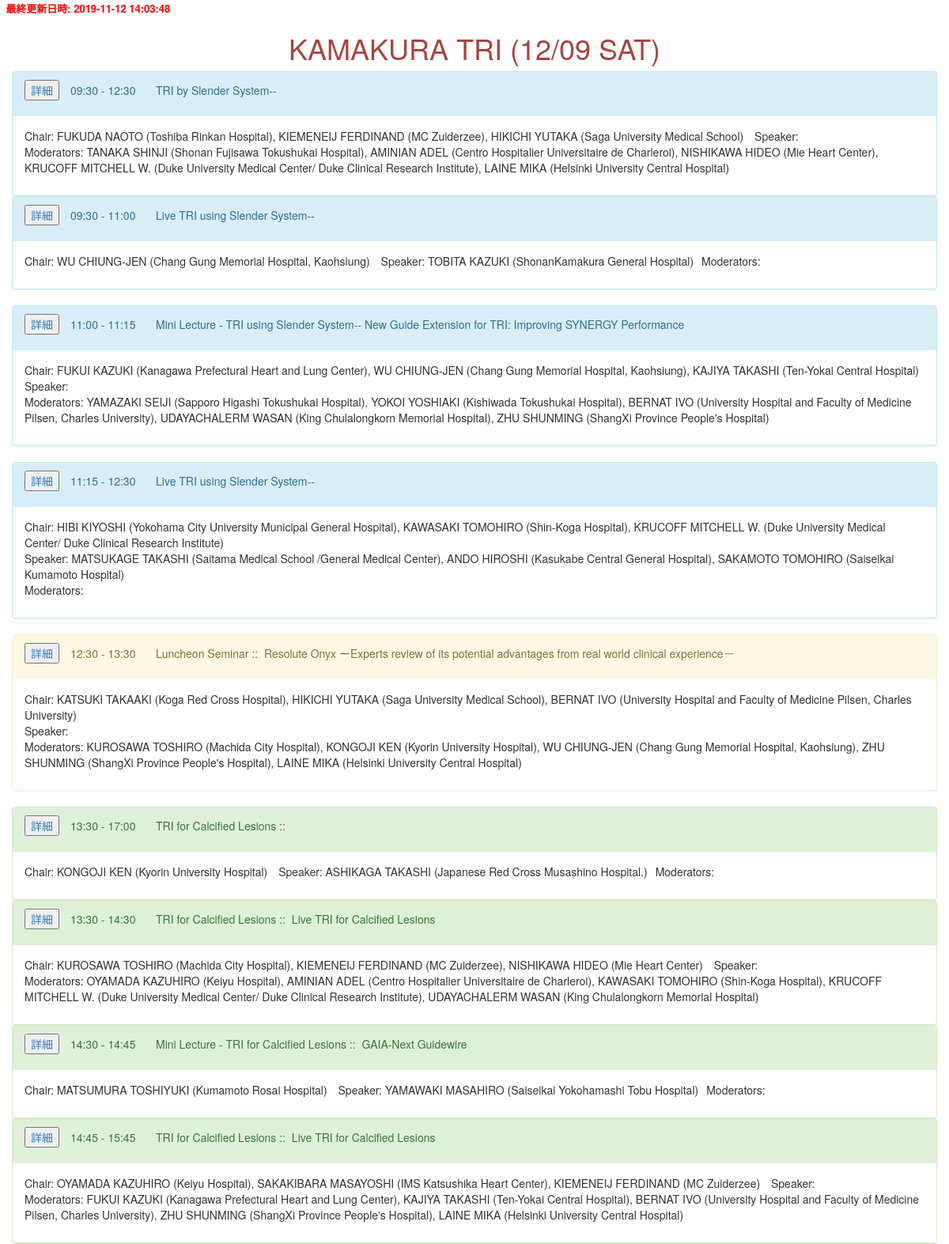
Page /25th/db_read/tri_session_all_read1.php (upper part) on the committed database.
### tables this page shows
CREATE TABLE IF NOT EXISTS `session_tbls` (
  `id` int(11) NOT NULL auto_increment,
  `sessionNo` tinyint(2) NOT NULL default '0',
  `begin` time NOT NULL default '00:00:00',
  `duration` int(5) NOT NULL default '0',
  `sessionTitle` varchar(300) NOT NULL default '',
  `cosponsor` varchar(200) NOT NULL default '',
  `lectureTitle` varchar(300) NOT NULL default '',
  `venue` varchar(50) NOT NULL default '',
  `description` text NOT NULL,
  `changed` datetime NOT NULL default '0000-00-00 00:00:00',
  `class` varchar(10) default NULL,
  `year` int(4) default '0',
  `day` date NOT NULL default '2017-12-09',
  PRIMARY KEY  (`id`)
);

### utilities/lib.php (called while the page is built, shortened)
<?php
	function _Q($argv) {
		return htmlentities($argv, ENT_QUOTES, 'UTF-8');
	}
	function makeCommonSessionListTRI($pdo, $sessionNo, $role_kind, $class, $this_year) {
		$sql = "SELECT * FROM `doctor_tbls` INNER JOIN `role_tbls` ON `doctor_tbls`.`id` = `role_tbls`.`dr_tbl_id` ";
		$sql .= "WHERE `role_tbls`.`sessionNo` = :sessionNo AND `role_tbls`.`role_kind` = :role_kind AND ";
		$sql .= "`role_tbls`.`class` = :class AND `role_tbls`.`year` = :year;";
		$stmt = $pdo->prepare($sql);
		$stmt->bindValue(":sessionNo", $sessionNo, PDO::PARAM_INT);
		$stmt->bindValue(":role_kind", $role_kind, PDO::PARAM_INT);
		$stmt->bindValue(":class", $class, PDO::PARAM_STR);
		$stmt->bindValue(":year", $this_year, PDO::PARAM_STR);
		$stmt->execute();
		$rolers = $stmt->fetchAll(PDO::FETCH_ASSOC);
		$roler_list = '';
		foreach ($rolers as $roler) {
			$roler_list .= $roler['english_sirname'].' '.$roler['english_firstname'];
			$roler_list .= ' ('.$roler['hp_name_english'].'), ';
		}
		$roler_list = rtrim($roler_list, ', ');
		return $roler_list;
	}
?>

### utilities/config.php (called while the page is built, shortened)
<?php
$this_year = '2018';
?>

### 25th/db_read/tri_session_all_read1.php (the view, shortened to what this page needs)
<?php
require_once( '../../utilities/config.php' );
require_once( '../../utilities/lib.php' );
try {
	$pdo = new PDO( "mysql:host=$db_host;dbname=$db_name_sessions;charset=utf8", $db_user, $db_password );
} catch ( PDOException $e ) {
	die( $e->getMessage() );
}
$stmt = $pdo->prepare( "SELECT * FROM `session_tbls`WHERE `class` = 'tri' AND `year` = '2017' ORDER BY `sessionNo` ASC;" );
$flag = $stmt->execute();
$rows = $stmt->fetchAll( PDO::FETCH_ASSOC );
$stmt = $pdo->prepare( "SELECT MAX(`changed`) FROM `session_tbls`;" );
$stmt->execute();
$row_come = $stmt->fetch( PDO::FETCH_ASSOC );
$stmt = $pdo->prepare( "SELECT MAX(`created`) FROM `role_tbls`" );
$stmt->execute();
$row_role = $stmt->fetch( PDO::FETCH_ASSOC );
$latest = $latest = max( $row_come[ 'MAX(`changed`)' ], $row_role[ 'MAX(`created`)' ] );
$class = 'tri';
?>
<!DOCTYPE html>
<html lang="ja">
<head>
	<link rel="stylesheet" type="text/css" href="../../bootstrap/css/bootstrap.css">
</head>
<body>
	<span style="color:red; font-weight:bold; font-size:small;">&nbsp;&nbsp;最終更新日時:
<?= $latest ?>
</span>
	<div class="container" id="day1">
		<h1 class="text-center text-danger">KAMAKURA TRI (12/09 SAT)</h1>
		<div class="row">
			<?php $sessionNo = 1; ?>
			<div class="panel-group border-thick">
				<?php
				if ( mb_strpos( $rows[ $sessionNo ][ 'sessionTitle' ], "裏ライブ", 0, "UTF-8" ) !== false ) {
					echo '<div class="panel panel-primary">';
				} else {
					echo '<div class="panel panel-info">';
				}
				?>
				<div class="panel-heading">
					<ul class="list-inline">
						<li>
							<a data-toggle="collapse" href="#<?= 'collapse'.$sessionNo ?>"><button type="submit" class="button-detail" >詳細</button></a>
						</li>
						<li class="bold18">
							<?= _Q(mb_substr($rows[$sessionNo]['begin'], 0, 5)); ?>
							-
							<?= date("H:i" , strtotime($rows[$sessionNo]['begin']) + $rows[$sessionNo]['duration']*60); ?>
						</li>
						<li class="bold18">
							<?= _Q($rows[$sessionNo]['sessionTitle']); ?>--
						</li>
					</ul>
				</div>
				<div class="panel-body">
					<ul class="list-inline">
						<li>Chair:
							<?= _Q(makeCommonSessionListTRI($pdo, $sessionNo, 1, $class, $this_year)); ?>
						</li>
						<li>Speaker:
							<li>Moderators:
								<?= _Q(makeCommonSessionListTRI($pdo, $sessionNo, 2, $class, $this_year)); ?>
							</li>
					</ul>
				</div>
			</div>
			<?php
			for ( $sessionNo = 2; $sessionNo < 5; $sessionNo++ ) {
				?>
			<div class="panel-group border-thick">
				<?php
				if ( mb_strpos( $rows[ $sessionNo ][ 'sessionTitle' ], "裏ライブ", 0, "UTF-8" ) !== false ) {
					echo '<div class="panel panel-primary">';
				} else {
					echo '<div class="panel panel-info">';
				}
				?>
				<div class="panel-heading">
					<ul class="list-inline">
						<li>
							<a data-toggle="collapse" href="#<?= 'collapse'.$sessionNo ?>"><button type="submit" class="button-detail" >詳細</button></a>
						</li>
						<li class="bold18">
							<?= _Q(mb_substr($rows[$sessionNo]['begin'], 0, 5)); ?>
							-
							<?= date("H:i" , strtotime($rows[$sessionNo]['begin']) + $rows[$sessionNo]['duration']*60); ?>
						</li>
						<li class="bold18">
							<?= _Q($rows[$sessionNo]['sessionTitle']); ?>--
							<?= _Q($rows[$sessionNo]['lectureTitle']); ?>
						</li>
					</ul>
				</div>
				<div class="panel-body">
					<ul class="list-inline">
						<li>Chair:
							<?= _Q(makeCommonSessionListTRI($pdo, $sessionNo, 1, $class, $this_year)); ?>
						</li>
						<li>Speaker:
							<?= _Q(makeCommonSessionListTRI($pdo, $sessionNo, 3, $class, $this_year)); ?>
							<li>Moderators:
								<?= _Q(makeCommonSessionListTRI($pdo, $sessionNo, 2, $class, $this_year)); ?>
							</li>
					</ul>
				</div>
			</div>
		</div>
		<?php
		}
		?>
		<?php $sessionNo = 5; ?>
		<div class="panel-group border-luncheon">
			<div class="panel panel-warning">
				<div class="panel-heading">
					<ul class="list-inline">
						<li>
							<a data-toggle="collapse" href="#<?= 'collapse'.$sessionNo ?>"><button type="submit" class="button-detail" >詳細</button></a>
						</li>
						<li class="bold18">
							<?= _Q(mb_substr($rows[$sessionNo]['begin'], 0, 5)); ?>
							-
							<?= date("H:i" , strtotime($rows[$sessionNo]['begin']) + $rows[$sessionNo]['duration']*60); ?>
						</li>
						<li class="bold18">
							<?=_Q($rows[$sessionNo]['sessionTitle']); ?>::&nbsp;
							<?= _Q($rows[$sessionNo]['lectureTitle']); ?>
						</li>
					</ul>
				</div>
				<div class="panel-body">
					<ul class="list-inline">
						<li>Chair:
							<?= _Q(makeCommonSessionListTRI($pdo, $sessionNo, 1, $class, $this_year)); ?>
						</li>
						<li>Speaker:
							<li>Moderators:
								<?= _Q(makeCommonSessionListTRI($pdo, $sessionNo, 2, $class, $this_year)); ?>
							</li>
					</ul>
				</div>
			</div>
		</div>
		<?php
		for ( $sessionNo = 6; $sessionNo < 12; $sessionNo++ ) {
			?>
		<div class="panel-group border-thick">
			<?php
			if ( mb_strpos( $rows[ $sessionNo ][ 'sessionTitle' ], "裏ライブ", 0, "UTF-8" ) !== false ) {
				echo '<div class="panel panel-primary">';
			} else {
				echo '<div class="panel panel-success">';
			}
			?>
			<div class="panel-heading">
				<ul class="list-inline">
					<li>
						<a data-toggle="collapse" href="#<?= 'collapse'.$sessionNo ?>"><button type="submit" class="button-detail" >詳細</button></a>
					</li>
					<li class="bold18">
						<?= _Q(mb_substr($rows[$sessionNo]['begin'], 0, 5)); ?>
						-
						<?= date("H:i" , strtotime($rows[$sessionNo]['begin']) + $rows[$sessionNo]['duration']*60); ?>
					</li>
					<li class="bold18">
						<?= _Q($rows[$sessionNo]['sessionTitle']); ?>&nbsp;::&nbsp;
						<?= _Q($rows[$sessionNo]['lectureTitle']); ?>
					</li>
				</ul>
			</div>
			<div class="panel-body">
				<ul class="list-inline">
					<li>Chair:
						<?= _Q(makeCommonSessionListTRI($pdo, $sessionNo, 1, $class, $this_year)); ?>
					</li>
					<li>Speaker:
						<?= _Q(makeCommonSessionListTRI($pdo, $sessionNo, 3, $class, $this_year)); ?>
						<li>Moderators:
							<?= _Q(makeCommonSessionListTRI($pdo, $sessionNo, 2, $class, $this_year)); ?>
						</li>
				</ul>
			</div>
		</div>
		<?php
		}
		?>
	</div>
</body>
</html>

### rows in the picture
session_tbls: begin "09:30", date("H:i" , strtotime($rows[$sessionNo]['begin']) + $rows[$sessionNo]['duration']*60) "12:30", sessionTitle "TRI by Slender System"
session_tbls: begin "09:30", date("H:i" , strtotime($rows[$sessionNo]['begin']) + $rows[$sessionNo]['duration']*60) "11:00", sessionTitle "Live TRI using Slender System", this_year "WU CHIUNG-JEN (Chang Gung Memorial Hospital, Kaohsiung)", this_year "TOBITA KAZUKI (ShonanKamakura General Hospital)"
session_tbls: begin "11:00", date("H:i" , strtotime($rows[$sessionNo]['begin']) + $rows[$sessionNo]['duration']*60) "11:15", sessionTitle "Mini Lecture - TRI using Slender System", lectureTitle "New Guide Extension for TRI: Improving SYNERGY Performance", this_year "FUKUI KAZUKI (Kanagawa Prefectural Heart and Lung Center), WU CHIUNG-JEN (Chang Gung Memorial Hospital, Kaohsiung), KAJIYA TAKASHI (Ten-Yokai Central Hospital)", this_year "YAMAZAKI SEIJI (Sapporo Higashi Tokushukai Hospital), YOKOI YOSHIAKI (Kishiwada Tokushukai Hospital), BERNAT IVO (University Hospital and Faculty of Medicine Pilsen, Charles University), UDAYACHALERM WASAN (King Chulalongkorn Memorial Hospital), ZHU SHUNMING (ShangXi Province People's Hospital)"
session_tbls: begin "11:15", date("H:i" , strtotime($rows[$sessionNo]['begin']) + $rows[$sessionNo]['duration']*60) "12:30", sessionTitle "Live TRI using Slender System", this_year "HIBI KIYOSHI (Yokohama City University Municipal General Hospital), KAWASAKI TOMOHIRO (Shin-Koga Hospital), KRUCOFF MITCHELL W. (Duke University Medical Center/ Duke Clinical Research Institute)", this_year "MATSUKAGE TAKASHI (Saitama Medical School /General Medical Center), ANDO HIROSHI (Kasukabe Central General Hospital), SAKAMOTO TOMOHIRO (Saiseikai Kumamoto Hospital)"
session_tbls: begin "12:30", date("H:i" , strtotime($rows[$sessionNo]['begin']) + $rows[$sessionNo]['duration']*60) "13:30", sessionTitle "Luncheon Seminar", lectureTitle "Resolute Onyx ーExperts review of its potential advantages from real world clinical experience－"
session_tbls: begin "13:30", date("H:i" , strtotime($rows[$sessionNo]['begin']) + $rows[$sessionNo]['duration']*60) "17:00", sessionTitle "TRI for Calcified Lesions", this_year "KONGOJI KEN (Kyorin University Hospital)", this_year "ASHIKAGA TAKASHI (Japanese Red Cross Musashino Hospital.)"
session_tbls: begin "13:30", date("H:i" , strtotime($rows[$sessionNo]['begin']) + $rows[$sessionNo]['duration']*60) "14:30", sessionTitle "TRI for Calcified Lesions", lectureTitle "Live TRI for Calcified Lesions", this_year "KUROSAWA TOSHIRO (Machida City Hospital), KIEMENEIJ FERDINAND (MC Zuiderzee), NISHIKAWA HIDEO (Mie Heart Center)", this_year "OYAMADA KAZUHIRO (Keiyu Hospital), AMINIAN ADEL (Centro Hospitalier Universitaire de Charleroi), KAWASAKI TOMOHIRO (Shin-Koga Hospital), KRUCOFF MITCHELL W. (Duke University Medical Center/ Duke Clinical Research Institute), UDAYACHALERM WASAN (King Chulalongkorn Memorial Hospital)"
session_tbls: begin "14:30", date("H:i" , strtotime($rows[$sessionNo]['begin']) + $rows[$sessionNo]['duration']*60) "14:45", sessionTitle "Mini Lecture - TRI for Calcified Lesions", lectureTitle "GAIA-Next Guidewire", this_year "MATSUMURA TOSHIYUKI (Kumamoto Rosai Hospital)", this_year "YAMAWAKI MASAHIRO (Saiseikai Yokohamashi Tobu Hospital)"
session_tbls: begin "14:45", date("H:i" , strtotime($rows[$sessionNo]['begin']) + $rows[$sessionNo]['duration']*60) "15:45", sessionTitle "TRI for Calcified Lesions", lectureTitle "Live TRI for Calcified Lesions", this_year "OYAMADA KAZUHIRO (Keiyu Hospital), SAKAKIBARA MASAYOSHI (IMS Katsushika Heart Center), KIEMENEIJ FERDINAND (MC Zuiderzee)", this_year "FUKUI KAZUKI (Kanagawa Prefectural Heart and Lung Center), KAJIYA TAKASHI (Ten-Yokai Central Hospital), BERNAT IVO (University Hospital and Faculty of Medicine Pilsen, Charles University), ZHU SHUNMING (ShangXi Province People's Hospital), LAINE MIKA (Helsinki University Central Hospital)"

### other values in the picture
$latest "2019-11-12 14:03:48"
_Q(makeCommonSessionListTRI($pdo, $sessionNo, 1, $class, $this_year)) "FUKUDA NAOTO (Toshiba Rinkan Hospital), KIEMENEIJ FERDINAND (MC Zuiderzee), HIKICHI YUTAKA (Saga University Medical School)"
_Q(makeCommonSessionListTRI($pdo, $sessionNo, 1, $class, $this_year)) "KATSUKI TAKAAKI (Koga Red Cross Hospital), HIKICHI YUTAKA (Saga University Medical School), BERNAT IVO (University Hospital and Faculty of Medicine Pilsen, Charles University)"
